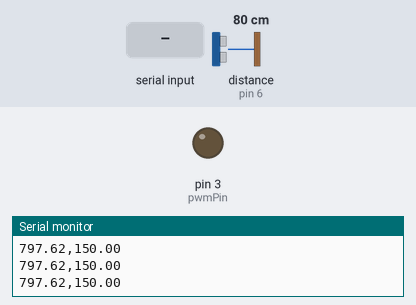
Simulated run of this sketch. Board: Arduino Uno, built with avr-gcc and run on an emulated ATmega328P. Shown: output pins drawn as LEDs (lit = HIGH), the last lines printed to the serial monitor. The inputs (shaded band) are chosen by the test bench; at power-on: distance to the obstacle (sensor on pin 6) 80 cm. The echo pulse lasts 58.3 µs per cm.

Above: at 1.3 s.
1.4 s: distance to the obstacle (sensor on pin 6) set to 2 cm
At 1.9 s:
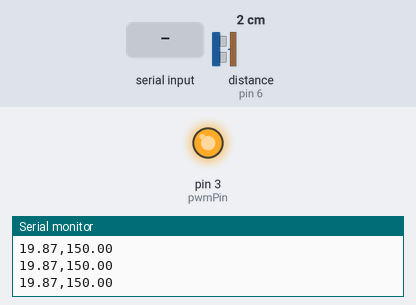
2.9 s: "90,45\n" received over Serial
At 4.0 s:
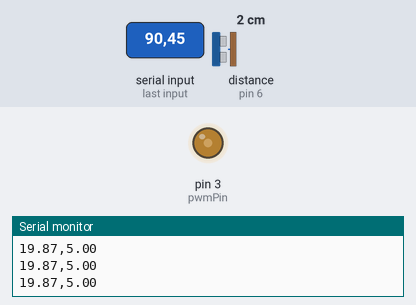
4.6 s: "30,150\n" received over Serial
At 4.69 s:
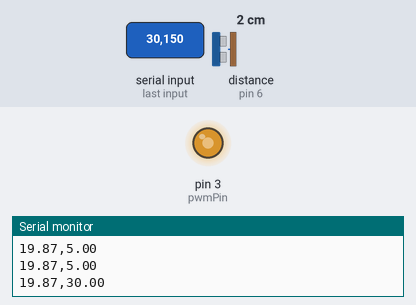
6.2 s: "5\n" received over Serial
At 7.0 s:
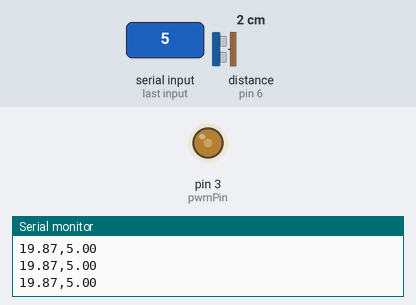
7.8 s: distance to the obstacle (sensor on pin 6) set to 18 cm
At 8.3 s:
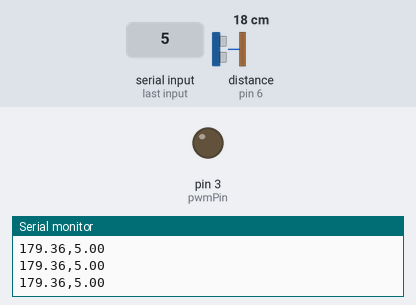
Timing chart, 0 to 10.8 s (numbered marks = the images above; inputs shaded):
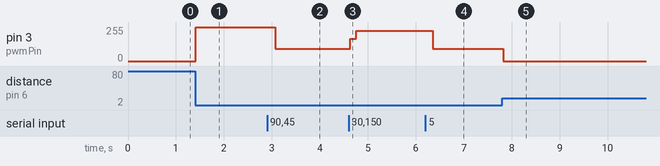

The sketch:

HC_SR04_Sensor_PD.ino
```cpp
/*
 *  Created by J, KOBYLARZ - https://github.com/Jhonkr/Height-control-of-bouyant-object


 *  Height control of bouyant object;


    Ultrasonic sensor Pins:
        VCC: +5VDC
        Trig : Trigger (INPUT) - Pin 7
        Echo: Echo (OUTPUT) - Pin 6
        GND: GND

*/
#include <Ultrasonic.h>
#define trigPin 7
#define echoPin 6
#define pwmPin 3
#define Ts 30
int PWM = 110;
int serial = 0;
char inBuffer[4];
float setpoint = 150;

// Control
float pv, dif_pv;
float  pv_ant = 0;
float erro = 0;
float cv_0 = 137;

// float kp = 0.30002;
// float kd = 3.0003;


float kp = 3;//41;
float kd = 30;//174; //173;


Ultrasonic ultrasonic(trigPin, echoPin);

void setup() {

             // CA02 | CA01  | CS00
             //   0  |   1   |   0

   TCCR0B = 2 ; // TC0 Control Register B setting value CLK/8 from prescaler

   pinMode(pwmPin, OUTPUT); // Setting as output pwm pin

   Serial.begin(9600); // Starting Serial Terminal
   delay(1000);

}

void loop() {

   long time_total = millis()/8; // Multiply by 8 to adjust according to PreScaler
   float sound_vel, distance;


   sound_vel = 342620; // Sound Vel value from calculator: http://www.audioacustica.com.br/calculadoras_audio/velocidade_som.html
   float microsec = ultrasonic.timing(); // Return time
   distance = sound_vel*microsec*0.000001/2; //Distance in mm


   // Control
   erro = setpoint - distance;
   dif_pv = distance - pv_ant;
   PWM = kp * erro - kd*dif_pv + cv_0;
   pv_ant = distance;

   if (PWM > 255) PWM = 255;
   if (PWM < 0) PWM = 0;

   analogWrite(pwmPin, PWM); // Write PWM value
   Serial.print(distance);
   //Serial.print(",");
   //Serial.print(PWM);
   Serial.print(",");
   Serial.println(setpoint);
   //Serial.println(millis());    // Execution time


   if (Serial.available() > 0){
   Serial.readBytes(inBuffer, 4); // Read 4 caracteres in ASCII
   setpoint = atoi(inBuffer); // ASCII to int
   }

   while ((time_total+Ts) > millis()/8){}   // Wait for time sampling
}
```

Measured:
- after the input at 1.4 s, pin 3 (pwmPin): 0/255 → 255/255 at once
- after the input at 2.9 s, pin 3 (pwmPin): 255/255 → 92/255 after 0.17 s
- after the input at 4.6 s, pin 3 (pwmPin): 92/255 → 167/255 at once, → 227/255 0.13 s later
- after the input at 6.2 s, pin 3 (pwmPin): 227/255 → 92/255 after 0.15 s
- after the input at 7.8 s, pin 3 (pwmPin): 92/255 → 0/255 at once
